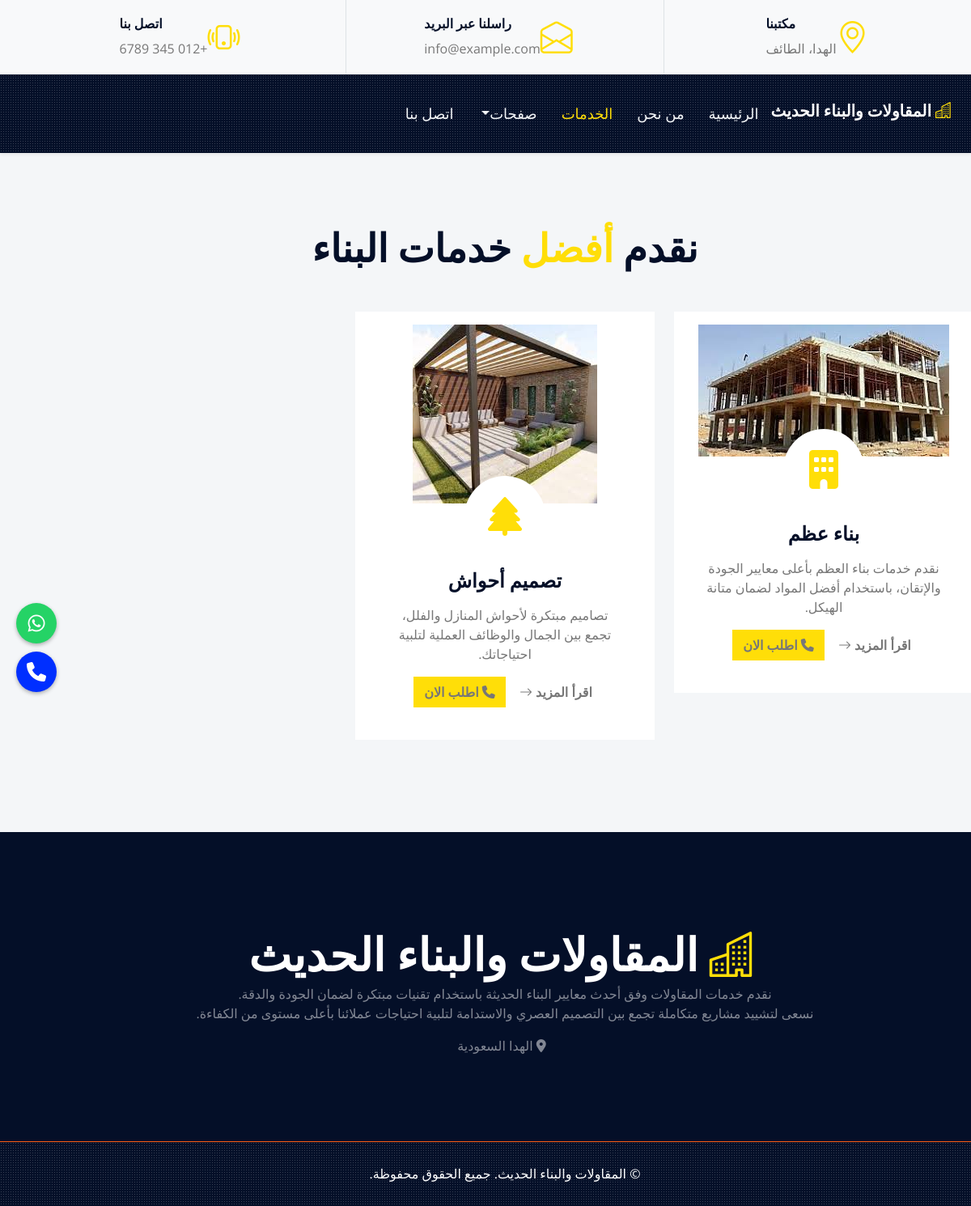
The page /service.php on the database as committed earlier.
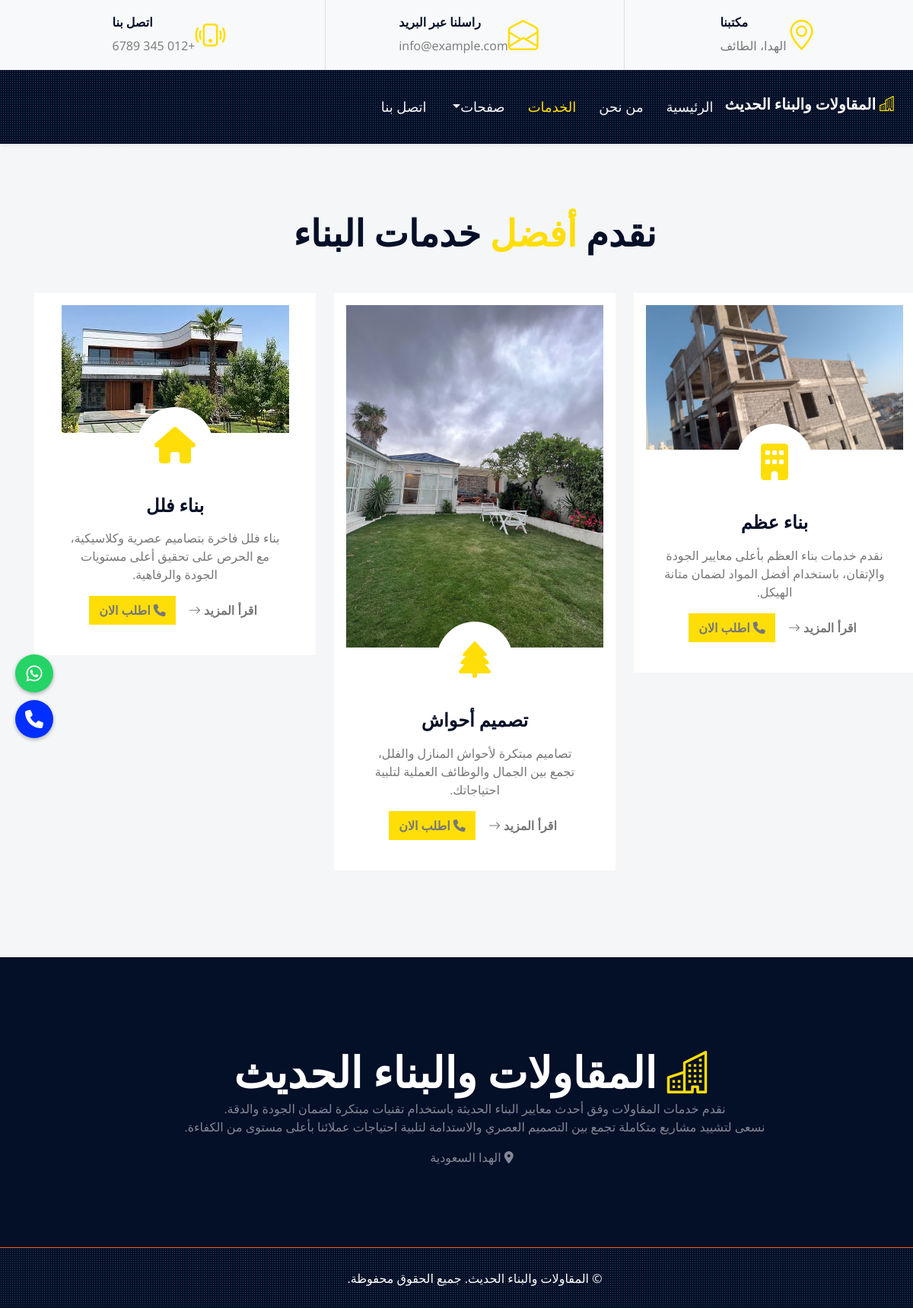
The same page on the database as committed later.
### tables this page shows
CREATE TABLE `settings` (
  `id` int(11) NOT NULL,
  `site_title` varchar(255) NOT NULL,
  `description` text NOT NULL,
  `address` varchar(255) NOT NULL,
  `phone` varchar(50) NOT NULL,
  `whatsapp` varchar(50) NOT NULL,
  `copyright` text DEFAULT NULL,
  `favicon` varchar(255) DEFAULT NULL
);

CREATE TABLE `services` (
  `id` int(11) NOT NULL,
  `name` varchar(255) NOT NULL,
  `description` text NOT NULL,
  `icon_class` varchar(100) NOT NULL,
  `image` varchar(255) NOT NULL,
  `details_url` varchar(255) NOT NULL
);

### service.php (the view, shortened to what this page needs)
<?php
  include("config.php");
  ?>
<?php include("include/header.php"); ?>
<div class="container-fluid bg-light py-6 ps-5 pe-0">
    <div class="text-center mx-auto mb-5" style="max-width: 600px;">
        <h1 class="display-5 text-uppercase mb-4">نقدم <span class="text-primary">أفضل</span> خدمات البناء</h1>
    </div>
    <?php
      $sql = "SELECT * FROM services";
      $result = $con->query($sql);
      ?>
    <div class="row">
        <?php
          if ($result->num_rows > 0) {
              while ($row = $result->fetch_assoc()) {
          ?>
                <div class="col-lg-4 col-md-6 mb-4">
                    <div class="service-item bg-white rounded d-flex flex-column align-items-center text-center p-3">
                        <img class="img-fluid mb-3" src="admin/uploads/<?php echo htmlspecialchars($row['image']); ?>" alt="<?php echo htmlspecialchars($row['name']); ?>">
                        <div class="service-icon bg-white mb-3">
                            <i class="fa fa-3x <?php echo htmlspecialchars($row['icon_class']); ?> text-primary"></i>
                        </div>
                        <div class="px-4 pb-4">
                            <h4 class="text-uppercase mb-3">
                                <a href="<?php echo htmlspecialchars($row['details_url']); ?>" style="text-decoration:none; color:inherit;">
                                    <?php echo htmlspecialchars($row['name']); ?>
                                </a>
                            </h4>
                            <p><?php echo htmlspecialchars($row['description']); ?></p>
                            <div>
                                <a class="btn" href="<?php echo htmlspecialchars($row['details_url']); ?>">اقرأ المزيد <i class="bi bi-arrow-right"></i></a>
                                <a href="tel:+967773748697" class="btn bg-primary ms-2" title="اتصال">
                                    <i class="fas fa-phone"> اطلب الان</i>
                                </a>
                            </div>
                        </div>
                    </div>
                </div>
        <?php
              }
          } else {
              echo "<p>لا توجد خدمات حالياً.</p>";
          }
          ?>
    </div>
</div>
<?php include("include/footer.php"); ?>

### include/header.php (shortened to what this page needs)
<?php
include("config.php");
$query = mysqli_query($con, "SELECT * FROM settings LIMIT 1");
$settings = mysqli_fetch_assoc($query);
?>
<!DOCTYPE html>
<html lang="ar" dir="rtl">
<head>
    <link href="https://cdnjs.cloudflare.com/ajax/libs/font-awesome/5.15.0/css/all.min.css" rel="stylesheet">
    <link href="https://cdn.jsdelivr.net/npm/bootstrap-icons@1.4.1/font/bootstrap-icons.css" rel="stylesheet">
    <link href="lib/owlcarousel/assets/owl.carousel.min.css" rel="stylesheet">
    <link href="lib/tempusdominus/css/tempusdominus-bootstrap-4.min.css" rel="stylesheet" />
    <link href="lib/lightbox/css/lightbox.min.css" rel="stylesheet">
    <link href="css/bootstrap.min.css" rel="stylesheet">
    <link href="css/style.css" rel="stylesheet">
  <link rel="stylesheet" href="https://cdnjs.cloudflare.com/ajax/libs/font-awesome/6.4.0/css/all.min.css">
</head>
<body>
<div class="fixed-icons">
  <a href="https://wa.me/<?php echo $settings['whatsapp']; ?>" target="_blank" title="واتساب">
    <i class="fab fa-whatsapp"></i>
  </a>
  <a href="tel:<?php echo $settings['phone']; ?>" class="phone" style="background-color:#002fff" title="اتصال">
    <i class="fas fa-phone"></i>
  </a>
</div>
    <div class="container-fluid ps-5 pe-0 d-none d-lg-block">
        <div class="row gx-5">
            <div class="col-lg-4 text-center py-3">
                <div class="d-inline-flex align-items-center">
                    <i class="bi bi-geo-alt fs-1 text-primary me-3"></i>
                    <div class="text-start">
                        <h6 class="text-uppercase fw-bold">مكتبنا</h6>
                        <span>الهدا، الطائف</span>
                    </div>
                </div>
            </div>
            <div class="col-lg-4 text-center border-start border-end py-3">
                <div class="d-inline-flex align-items-center">
                    <i class="bi bi-envelope-open fs-1 text-primary me-3"></i>
                    <div class="text-start">
                        <h6 class="text-uppercase fw-bold">راسلنا عبر البريد</h6>
                        <span>info@example.com</span>
                    </div>
                </div>
            </div>
            <div class="col-lg-4 text-center py-3">
                <div class="d-inline-flex align-items-center">
                    <i class="bi bi-phone-vibrate fs-1 text-primary me-3"></i>
                    <div class="text-start">
                        <h6 class="text-uppercase fw-bold">اتصل بنا</h6>
                        <span>+012 345 6789</span>
                    </div>
                </div>
            </div>
        </div>
    </div>
<div class="container-fluid sticky-top bg-dark bg-light-radial shadow-sm ps-5 pe-0 pe-lg-0">
    <nav class="navbar navbar-expand-lg bg-dark bg-light-radial navbar-dark py-3 py-lg-0">
        <a href="index.php" class="navbar-brand">
            <h5 class=" text-white">
                <i class="bi bi-building text-primary me-2"></i>
                 <?php echo $settings['site_title']; ?></h5>
        </a>
        <div class="collapse navbar-collapse" id="navbarCollapse">
            <div class="navbar-nav ms-auto py-0">
                <a href="index.php" class="nav-item nav-link <?php echo basename($_SERVER['PHP_SELF']) == 'index.php' ? 'active' : ''?>">الرئيسية</a>
                <a href="about.php" class="nav-item nav-link <?php echo basename($_SERVER['PHP_SELF']) == 'about.php' ? 'active' : ''?>">من نحن</a>
                <a href="service.php" class="nav-item nav-link <?php echo basename($_SERVER['PHP_SELF']) == 'service.php' ? 'active' : ''?>">الخدمات</a>
                <div class="nav-item dropdown">
                    <a href="#" class="nav-link dropdown-toggle" data-bs-toggle="dropdown">صفحات</a>
                </div>
                <a href="contact.php" class="nav-item nav-link <?php echo basename($_SERVER['PHP_SELF']) == 'contact.php' ? 'active' : ''?>">اتصل بنا</a>
            </div>
        </div>
    </nav>
</div>

### include/footer.php (shortened to what this page needs)
<?php
include("config.php");
$query = mysqli_query($con, "SELECT * FROM settings LIMIT 1");
$settings = mysqli_fetch_assoc($query);
?>
<div class="footer container-fluid position-relative  bg-dark text-center text-white-50 py-6 ps-5 pe-0">
    <div class="row g-5">
        <div class="col-lg-12 pe-lg-6">
            <a href="index.html" class="navbar-brand">
                <h1 class="m-0 display-4 text-uppercase text-white">
                    <i class="bi bi-building text-primary me-2"></i> <?php echo $settings['site_title']; ?></h1>
            </a>
<p><?php echo nl2br($settings['description']); ?></p>
<p><i class="fa fa-map-marker-alt me-2"></i> <?php echo $settings['address']; ?></p>
        </div>
    </div>
</div>
    <div class="container-fluid bg-dark bg-light-radial text-center text-white border-top border-primary px-0 centered-container">
        <div class="d-flex flex-column flex-md-row justify-content-between">
            <div class="py-4 ps-5 pe-0 text-center text-md-start">
<p class="mb-0">
  <?php echo $settings['copyright']; ?>
</p>            </div>
        </div>
    </div>
</body>
</html>

### css/style.css (style rules this page uses)
:root { --primary: #ffde08; --secondary: #FDBE33; --light: #F4F6F8; --dark: #040F28; }
.py-6 { padding-top: 90px; padding-bottom: 90px; }
.btn { position: relative; font-weight: 600; text-transform: uppercase; transition: .5s; }
.btn::after { position: absolute; content: ""; width: 0; height: 5px; bottom: -1px; left: 50%; background: var(--primary); transition: .5s; }
.bg-light-radial { background-image: -webkit-repeating-radial-gradient(center center, rgba(256, 256, 256, 0.2), rgba(256, 256, 256, 0.2) 1px, transparent 1px, transparent 100%); background-image: -moz-repeating-radial-gradient(center center, rgba(256, 256, 256, 0.2), rgba(256, 256, 256, 0.2) 1px, transparent 1px, transparent 100%); background-image: -ms-repeating-radial-gradient(center center, rgba(256, 256, 256, 0.2), rgba(256, 256, 256, 0.2) 1px, transparent 1px, transparent 100%); background-image: -o-repeating-radial-gradient(center center, rgba(256, 256, 256, 0.2), rgba(256, 256, 256, 0.2) 1px, transparent 1px, transparent 100%); background-image: repeating-radial-gradient(center center, rgba(256, 256, 256, 0.2), rgba(256, 256, 256, 0.2) 1px, transparent 1px, transparent 100%); background-size: 3px 3px; }
.navbar-dark .navbar-nav .nav-link { position: relative; padding: 35px 15px; font-size: 18px; text-transform: uppercase; color: var(--light); outline: none; transition: .5s; }
.navbar-dark .navbar-nav .nav-link:hover, .navbar-dark .navbar-nav .nav-link.active { color: var(--primary); }
.service-item .service-icon { margin-top: -50px; width: 100px; height: 100px; display: flex; align-items: center; justify-content: center; border-radius: 100px; }
.service-item .service-icon i { transition: .2s; }
@media (min-width: 992px) { .footer::after { content: ""; width: 1px; height: 100%; top: 0; left: 50%; background: var(--primary) } }

### include/header.php (style rules this page uses)
.fixed-icons { position: fixed; top: 50%; left: 20px; z-index: 9999; display: flex; flex-direction: column; gap: 10px; }
.fixed-icons a { display: flex; align-items: center; justify-content: center; width: 50px; height: 50px; border-radius: 50%; background-color: #25D366; color: white; text-decoration: none; font-size: 24px; box-shadow: 0 2px 5px rgba(0,0,0,0.3); }
* { margin: 0; padding: 0; box-sizing: border-box; }
html, body { width: 100%; height: 100%; margin: 0; padding: 0; overflow-x: hidden; background-color: #f8f9fa; }
body { background-color: #f8f9fa; direction: rtl; text-align: right; overflow-x: hidden; }
.row { display: flex; flex-wrap: wrap; margin-inline: -15px; }

### include/footer.php (style rules this page uses)
.centered-container { display: flex; justify-content: center; align-items: center; height: 10vh; }

Rows that differ between the two databases and show on the page:
changed services "بناء عظم": image: a different picture
changed services "تصميم أحواش": image: a different picture
added services: image (picture), name "بناء فلل", description "بناء فلل فاخرة بتصاميم عصرية وكلاسيكية، مع الحرص على تحقيق أعلى مستويات الجودة والرفاهية."
